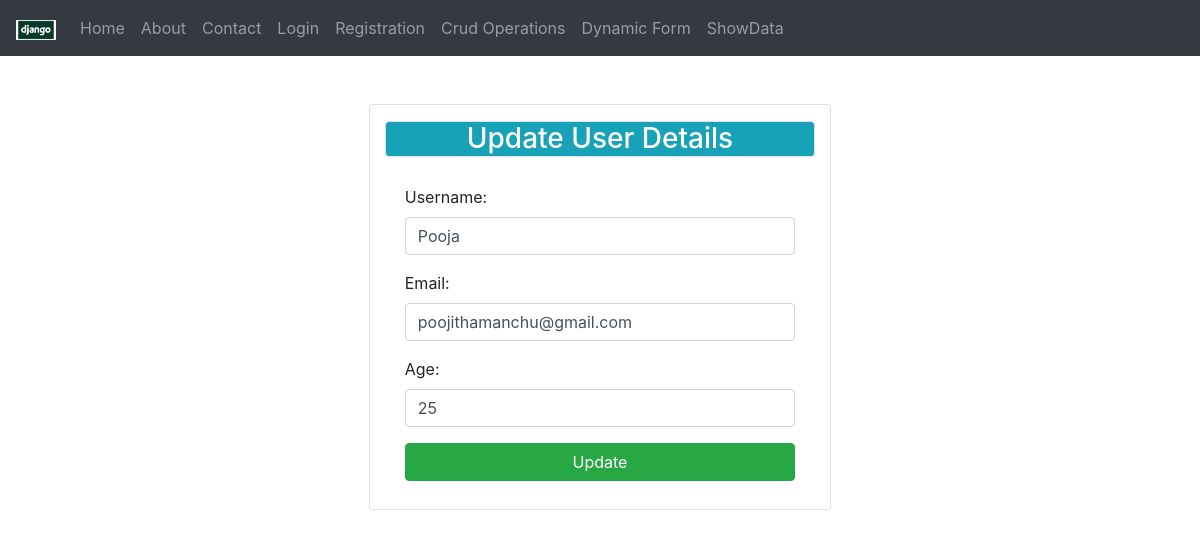
Page /e/24/ on the committed database.
### Emp/models.py (models this page shows)
class UsrRg(models.Model):
	username=models.CharField(max_length=120)
	password=models.CharField(max_length=120)
	email=models.CharField(max_length=120)
	age=models.IntegerField(default=10)

### Emp/views.py (the view)
# urls.py: path('e/<int:si>/',views.userupdate,name="ue"),
def userupdate(up,si):
	t=UsrRg.objects.get(id=si)
	if up.method=="POST":
		d=Userupdate(up.POST,instance=t)
		if d.is_valid():
			d.save()
			return redirect('/showdata')
	d=Userupdate(instance=t)
	return render(up,'html/updateuser.html',{'us':d})

### Emp/forms.py
class Userupdate(forms.ModelForm):
	class Meta:
		model=UsrRg
		fields=['username','email','age']
		widgets={"username":forms.TextInput(attrs={"class":"form-control","placeholder":"Update Username","required":True,}),
		"email":forms.EmailInput(attrs={"class":"form-control","placeholder":"Update Email-Id","required":True,}),
         "age":forms.NumberInput(attrs={"class":"form-control","placeholder":"Update Age","required":True,}),
		}

### Emp/templates/html/updateuser.html (shortened to what this page needs)
{% extends 'html/header.html' %}
{% block content %}
<div class="container">
	<div class="card col-md-5 mt-5 mx-auto">
		<h3 class="bg-info text-white text-center border rounded mt-3">Update User Details</h3>
		<div class="card-body">
			<form method="POST">
				{{us.as_p}}
				<input type="submit" value="Update" class="btn btn-success btn-block my-2">
			</form>
	</div>
</div>
{% endblock %}

### rows in the picture
UsrRg: username "Pooja", email "poojithamanchu@gmail.com", age "25"
